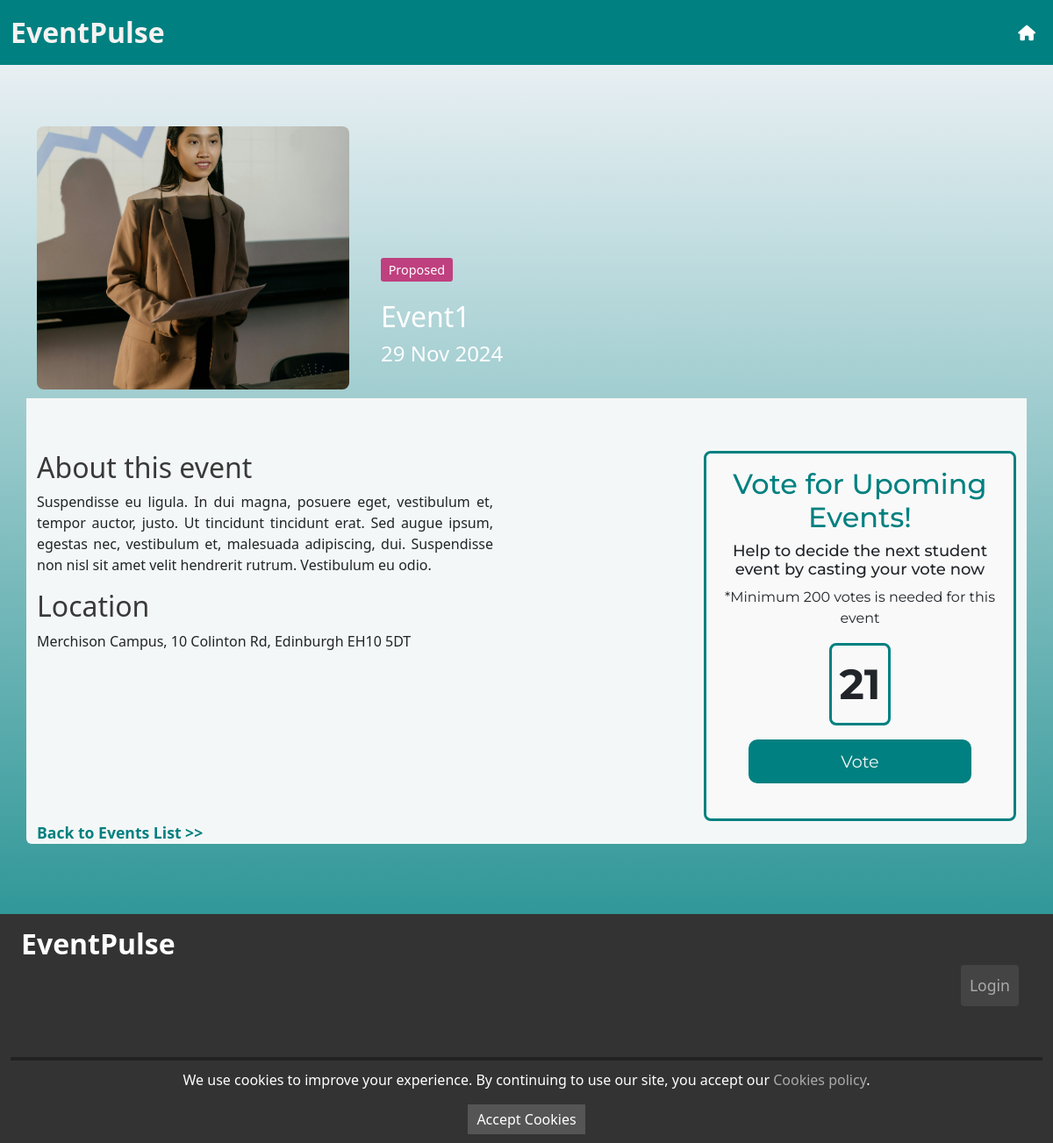
The page /admin/events/4 on the database as committed earlier.
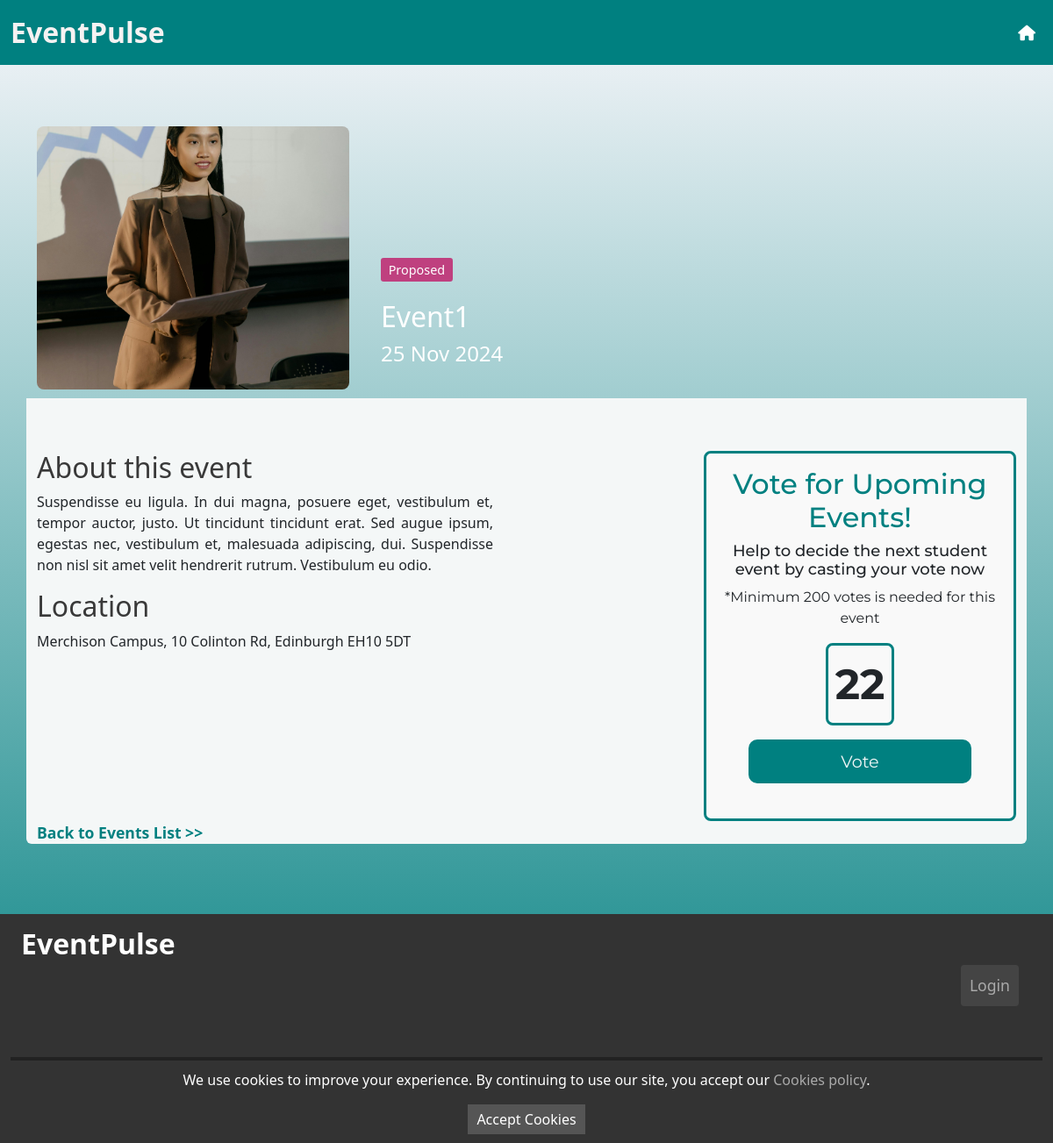
The same page on the database as committed later.
### app.py (models this page shows)
class Event(db.Model):
    eventId = db.Column(db.Integer, primary_key=True)
    eventName = db.Column(db.String(100), nullable=False)
    description = db.Column(db.Text)
    date = db.Column(db.Date, nullable=False)
    location = db.Column(db.String(100), nullable=False)
    tag = db.Column(db.Enum(EventStatus), nullable=False)
    image_url = db.Column(db.String(255), nullable=True)
    votes = db.Column(db.Integer, default=0)

### app.py (the view)
@app.route('/admin/events/<int:event_id>', methods=['GET', 'POST'])
def admin_event_detail(event_id):
    event = Event.query.get_or_404(event_id)
    if request.method == 'POST':
        event.votes += 1
        if event.votes >= 25 and event.tag != EventStatus.Confirmed:
            event.tag = EventStatus.Confirmed  # Update the tag to 'Confirmed'
        db.session.commit()
        return redirect(url_for('vote_confirmation', event_id=event_id))
    return render_template('event.html', event=event)

### app.py (called while the page is built)
@app.before_request
def update_event_tags():
    db.create_all()
    today = date.today()
    events_to_update = Event.query.filter(
        Event.date < today,
        Event.tag.in_([EventStatus.Proposed, EventStatus.Confirmed])
    ).all()
    for event in events_to_update:
        event.tag = EventStatus.Past  # Change the tag to 'Past'
    db.session.commit()

### templates/event.html
{% extends 'base.html' %}
{% block content %}
<div class="container topbox rounded-top">
    <div class="row">
        <div class="col-12 col-md-4 col-lg-4">
        {% if event.image_url %}
            <img src="{{ url_for('static', filename=event.image_url) }}" alt="Event Image" id="eventImageLarge" >
        {% endif %}
        </div>
        <div class="col-12 col-md-8 col-lg-8 d-flex flex-column" id="textContainer">
            <div class="container title-box">
                <p class="card-text">
                    <span class="tag-pill
                        {% if event.tag.value == 'Confirmed' %}tag-pill-tag1
                        {% elif event.tag.value == 'Proposed' %}tag-pill-tag2
                        {% else %}tag-pill-tag3
                        {% endif %}">
                        {{ event.tag.value }}
                    </span>
                </p>
                <p class="card-text"id="eventName">{{ event.eventName }}</p>
                <p class="card-text"id="eventDate">{{ event.date.strftime('%d %b %Y')}}</p>
            </div>
         </div>
    </div>
</div>
<div class="container bottombox rounded-bottom">
    <div class="row">
        <div class="col-12 col-md-6 col-lg-8" id="infobox" >
            <h2 id="eventInfo">About this event</h2>
            <p id="description">{{ event.description }}</p>
            <h2 id="eventInfo">Location</h2>
            <p>{{ event.location }}</p>
    </div>
    {% if event.tag.value != 'Past' %}
    <div class="col-12 col-md-6 col-lg-4" >
        <div class="container" id="voteBox">
        <h2>Vote for Upoming Events!</h2>
        <h3>Help to decide the next student event by casting your vote now</h3>
        <p>*Minimum 200 votes is needed for this event </p>
    <p class="border d-inline-block " id="voteCount"> {{ event.votes }} </p>
    <form action="{{ url_for('admin_event_detail', event_id=event.eventId) }}" method="post">
        <button class="btn-primary" type="submit">Vote</button><br><br>
    </form>
    </div>
    </div>
    {% endif %}
    </div>
    <a href="{{ url_for('index') }}"><strong>Back to Events List >></strong></a>
</div><br><br>
{% endblock %}

### templates/base.html (shortened to what this page needs)
<!doctype html>
<html lang="en">
<head>
    <link rel="stylesheet" href="{{ url_for('static', filename='css/style.css') }}">
    <link href="https://cdn.jsdelivr.net/npm/bootstrap@5.3.3/dist/css/bootstrap.min.css" rel="stylesheet">
</head>
<body>
      <nav class="navbar navbar-expand-lg navbar-light ">
        <div class="container-fluid">
          <a class="navbar-brand" id="brand1" href="{{ url_for('index') }}">EventPulse</a>
          <div class="collapse navbar-collapse" id="navbarNav">
            <ul class="navbar-nav ms-auto">
              {% if current_user.is_authenticated %}
                <li class="nav-item">
                    {% if request.path == url_for('admin_index') %}
                    <a class="nav-link" href="{{ url_for('index') }}">
                        <i class="fa-solid fa-house fa-lg" style="color: #ffffff;"></i>
                    </a>
                 </li>
                 {% endif %}
                 {% if request.path != url_for('admin_index') %}
                <li class="nav-item">
                    <a class="nav-link" href="{{ url_for('admin_index') }}">
                        <i class="fa-solid fa-gear fa-lg" style="color: #ffffff;"></i>
                    </a>
                </li>
                {% endif %}
                <li class="nav-item">
                    <a class="nav-link" href="{{ url_for('logout') }}">
                        <i class="fas fa-sign-out-alt fa-lg" style="color: #ffffff;"></i>
                    </a>
                  </li>
              {% else %}
                <li class="nav-item">
                  <a class="nav-link" href="{{ url_for('index') }}">
                    <i class="fa-solid fa-house" style="color: #ffffff;"></i>
                  </a>
                </li>
              {% endif %}
            </ul>
          </div>
        </div>
      </nav>
        {% block content %}
        {% endblock %}
    <footer>
      <div class="container-fluid justify-content-between">
          <div class="row">
              <div class="col-lg-8 col-xs-12">
                  <span class="footer-text">
                      {% block page_name %}EventPulse{% endblock %}
                  </span><br><br>
              </div>
              <div class="col-lg-4 col-xs-12 d-flex justify-content-end ">
                <div class="container-fluid d-flex justify-content-end py-5">
                  {% if current_user.is_authenticated %}
                        <a href="{{ url_for('logout') }}" class="footer-button">Logout</a>
                    {% else %}
                        <a href="{{ url_for('login') }}" class="footer-button">Login</a>
                    {% endif %}
              </div>
              </div>
          </div>
          <div class="footer-bottom">
              <div class="container">
                  <div class="row justify-content-center text-white">
                      <div class="col-auto">
                          <a href="https://www.termsfeed.com/live/f3ef7bae-0065-45b0-a134-18945e9e9598" class="footer-link-bottom">Privacy Policy</a>
                      </div>
                      <div class="col-auto">
                          <a href="https://www.termsfeed.com/live/984b313c-70ca-4795-993a-67aada35decd" class="footer-link-bottom">Cookies</a>
                      </div>
                  </div>
                  <div class="row text-center text-white pt-2">
                      <div class="col-12">
                          <div class="footer-bottom__copyright">
                              <a class="copyright">&COPY; Copyright 2024 EventPulse</a>
                          </div>
                      </div>
                  </div>
              </div>
          </div>
      </div>
  </footer>
  <div id="cookies" style="display: none; position: fixed; bottom: 0; width: 100%; background-color: #333; color: white; padding: 10px; text-align: center;">
    <p>We use cookies to improve your experience. By continuing to use our site, you accept our <a href="https://www.termsfeed.com/live/984b313c-70ca-4795-993a-67aada35decd" class="footer-link-bottom">Cookies policy</a>.</p>
    <button id="cookies-btn" style="padding: 5px 10px; background-color: #555; color: #fff; border: none; cursor: pointer;">
        Accept Cookies
    </button>
</div>
  </body>
</html>

### static/css/style.css (style rules this page uses)
body { background: rgb(246,246,250); background: linear-gradient(180deg, rgba(246,246,250,1) 0%, rgba(0,128,128,1) 100%); color: #f9f9f9; margin: 0; padding: 0; font-family: 'Open Sans', sans-serif; width: 100%; height: 100%; }
.navbar-light { background-color: #008080 !important; }
#brand1 { color: #f6f2f2 !important; font-weight: bold !important; font-size: 2.0rem !important; }
.tag-pill { display: inline-block; padding: 0.2em 0.6em; font-size: 0.9em; color: #fff; background-color: #6c757d; border-radius: 0.2rem; }
.btn-primary { width: 80% !important; height: 50px; border-radius: 10px; font-size: 1.2rem; background-color: #008080 !important; border: none; color: #f4f7f7; }
.topbox { margin-top: 5%; background-color: none; color: #fff; }
.bottombox { background-color: #f4f7f7; padding-top: 5%; }
#eventImageLarge { width: 100%; height: 300px; border-radius: 8px; margin-top: 10px; margin-bottom: 10px; margin-left: 0px; object-fit: cover; object-position: center; }
.title-box { margin-top: 10rem; }
.title-box p + p { margin-top: 0 !important; margin-bottom: 0 !important; }
.d-flex.flex-column { display: flex; flex-direction: column; height: 100%; }
#voteBox { border: 3px solid #008080; border-radius: 8px; background-color: #f9f9f9; text-align: center; font-family: 'Montserrat', sans-serif; padding: 1rem; }
h2 { color: #008080 !important; font-size: 24px; }
h3 { color: #dcf3f3; font-size: 18px !important; }
#eventInfo { color:rgb(57, 57, 57) !important; }
.border { border-color: #008080 !important; }
.tag-pill { padding: 0.2rem 0.5rem; background-color: #d63384; color: white; border-radius: 50px; display: inline-block; }
#eventName { font-size: 32px !important; }
#eventDate { font-size: 24px; }
a { text-decoration: none !important; color: #008080 !important; font-size: 1.1rem !important; }
#description { text-align: justify; }
#infobox { padding-right: 20%; }
#voteCount { border: 3px solid #008080 !important; padding: 0.5rem; font-size: 48px; font-weight: bolder; border-radius: 8px; }
.tag-pill { display: inline-block; padding: 0.2em 0.6em; font-size: 0.9em; color: #fff; border-radius: 0.2rem; }
.tag-pill-tag2 { background-color: #bf407f; }
footer { background-color: #333; color: #fff; margin-top: 32px; font-size: 0.9em; }
footer .row { margin: 0; padding: 10px 0; }
footer .footer-text { font-size: 2rem; font-weight: bold; color: #fff !important; }
.footer-button { color: #aaa !important; background-color: #444; border: none; padding: 10px; font-size: 0.9em; border-radius: 4px; text-decoration: none; display: inline-block; transition: background-color 0.3s ease, color 0.3s ease; }
.container-fluid.d-flex.justify-content-end { padding-right: 15px; }
.footer-link-bottom { color: #aaa !important; font-size: 1rem !important; }
.footer-bottom { background-color: #222; color: #aaa; padding: 5px 5px; font-size: 0.8em; text-align: center; }

Rows that differ between the two databases and show on the page:
changed Event "Event1": date "29 Nov 2024" → "25 Nov 2024"; votes "21" → "22"
